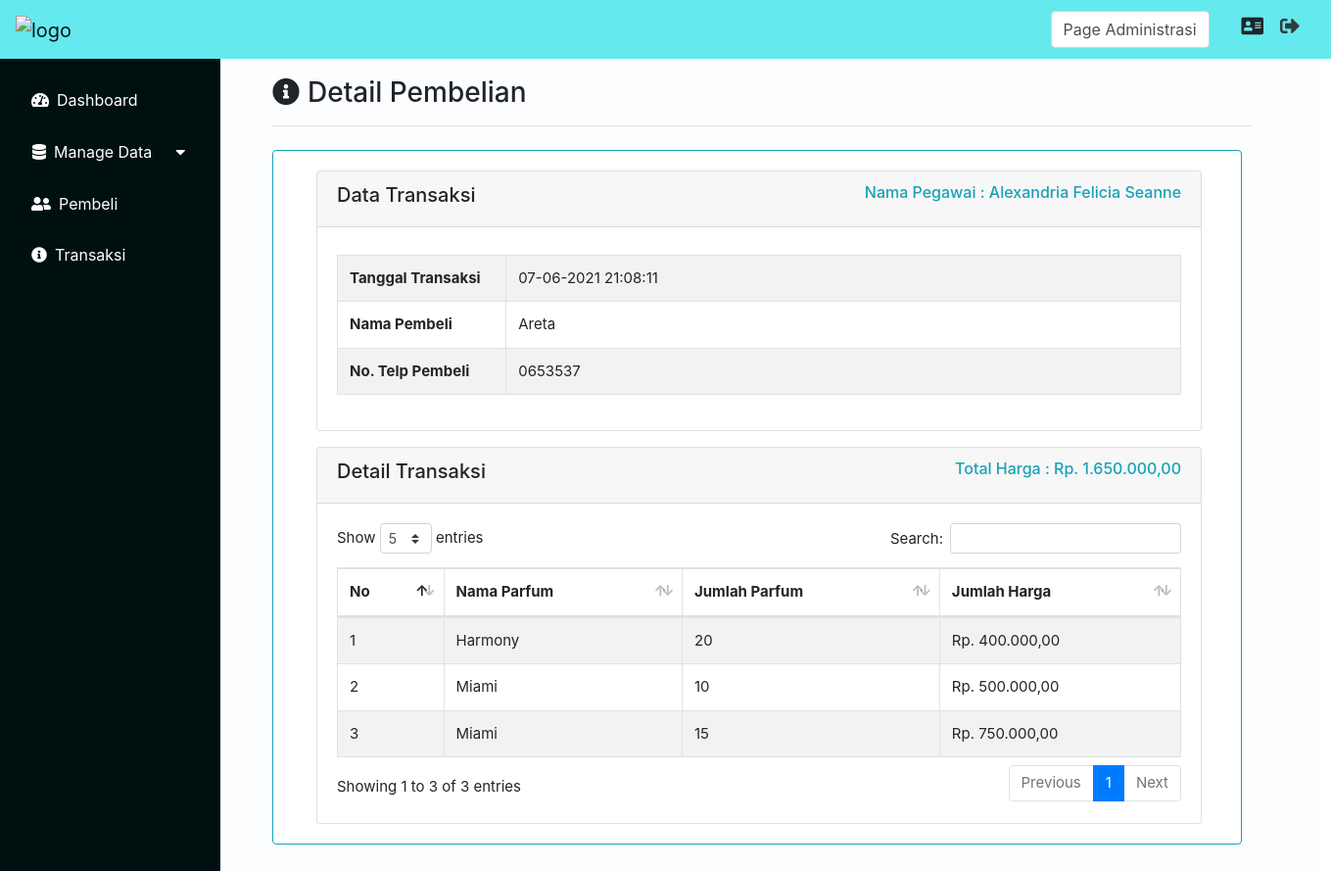
Page /index.php?page=Transaksi&aksi=detailTransaksi&idTransaksi=1 (signed in) on the committed database.
### tables this page shows
CREATE TABLE `transaksi` (
  `id_transaksi` int(11) NOT NULL,
  `pembeli_id` int(11) NOT NULL,
  `pegawai_id` int(11) NOT NULL,
  `tanggal` datetime NOT NULL,
  `status_transaksi` int(11) NOT NULL
);

CREATE TABLE `pegawai` (
  `id_pegawai` int(11) NOT NULL,
  `nik_pegawai` varchar(16) NOT NULL,
  `nama_pegawai` varchar(25) NOT NULL,
  `username_pegawai` varchar(15) NOT NULL,
  `password_pegawai` varchar(15) NOT NULL,
  `email_pegawai` varchar(25) NOT NULL,
  `notelp_pegawai` varchar(18) NOT NULL,
  `jabatan_id` int(11) NOT NULL
);

CREATE TABLE `pembeli` (
  `id_pembeli` int(11) NOT NULL,
  `nama_pembeli` varchar(25) NOT NULL,
  `notelp_pembeli` varchar(18) NOT NULL,
  `status_pembeli` int(11) NOT NULL
);

CREATE TABLE `detail_transaksi` (
  `parfum_id` int(11) NOT NULL,
  `transaksi_id` int(11) NOT NULL,
  `jumlah_parfum` int(11) NOT NULL
);

CREATE TABLE `parfum` (
  `id_parfum` int(11) NOT NULL,
  `kategori_id` int(11) NOT NULL,
  `nama_parfum` varchar(20) NOT NULL,
  `expired_parfum` date NOT NULL,
  `harga_parfum` float NOT NULL,
  `stok` int(11) DEFAULT NULL
);

### Controller/TransaksiController.php (called while the page is built, shortened)
<?php
class TransaksiController
{
    private $model, $kategori;
    public function __construct()
    {
        $this->model = new TransaksiModel();
    }
    public function viewDetailTransaksi()
    {
        $idTransaksi = $_GET['idTransaksi'];
        $detailTransaksi = $this->model->getDetailTransaksi($idTransaksi);
        $total = $this->model->getTotalHarga($idTransaksi);
        $transaksi = $this->model->getTransaksiByID($idTransaksi);
        extract($detailTransaksi);
        extract($transaksi);
        extract($total);
        require_once("View/Transaksi/detailTransaksi.php");
    }
}

### koneksi.php (called while the page is built, shortened)
<?php
function koneksi()
{
    $db_host = "localhost";
    $db_user = "root";
    $db_password = "";
    $db_database = "db_TokoParfum";
    try {
        return new mysqli($db_host, $db_user, $db_password, $db_database);
    } catch (Exception $e) {
        echo "Terjadi Kesalahan koneksi database";
    }
}

### Model/TransaksiModel.php (called while the page is built, shortened)
<?php
class TransaksiModel
{
    public function getDetailTransaksi($idTransaksi)
    {
        $sql = "SELECT detail_transaksi.transaksi_id,parfum.nama_parfum,
        detail_transaksi.jumlah_parfum, detail_transaksi.parfum_id,
        detail_transaksi.jumlah_parfum * parfum.harga_parfum AS jumlah_harga
        FROM detail_transaksi
        JOIN parfum ON detail_transaksi.parfum_id = parfum.id_parfum
        WHERE detail_transaksi.transaksi_id = $idTransaksi";
        $query = koneksi()->query($sql);
        $hasil = [];
        while ($detailTransaksi = $query->fetch_assoc()) {
            $hasil[] = $detailTransaksi;
        }
        return $hasil;
    }
    public function getTotalHarga($idTransaksi)
    {
        $sql = "SELECT SUM(detail_transaksi.jumlah_parfum * parfum.harga_parfum) AS totalHarga
        FROM detail_transaksi
        JOIN transaksi ON detail_transaksi.transaksi_id = transaksi.id_transaksi
        JOIN parfum ON detail_transaksi.parfum_id = parfum.id_parfum
        WHERE detail_transaksi.transaksi_id = $idTransaksi ";
        $query = koneksi()->query($sql);
        return $query->fetch_assoc();
    }
    public function getTransaksiByID($idTransaksi)
    {
        $sql = "SELECT transaksi.tanggal, pembeli.nama_pembeli, pembeli.notelp_pembeli,
        pegawai.nama_pegawai  FROM transaksi
        JOIN pembeli ON transaksi.pembeli_id = pembeli.id_pembeli
        JOIN pegawai ON transaksi.pegawai_id = pegawai.id_pegawai
        WHERE transaksi.id_transaksi = $idTransaksi";
        $query = koneksi()->query($sql);
        return $query->fetch_assoc();
    }
}

### View/Transaksi/detailTransaksi.php (the view)
<div class="col-md-10 p-5 pt-2">
    <h3><i class="fas fa-info-circle mr-2 mt-3"></i>Detail Pembelian</h3>
    <hr class="garis">
    <div class="card mt-4 border-info">
        <div class="card-body ml-2 mr-2">
            <div class="card mb-3 ml-3" style="width: 97%;">
                <div class="card-header">
                    <div class="row">
                        <div class="col-md-6">
                            <h5>Data Transaksi</h5>
                        </div>
                        <div class="col-md-6">
                            <h6 class="float-right text-info">Nama Pegawai : <?= $transaksi['nama_pegawai'] ?></h6>
                        </div>
                    </div>
                </div>
                <div class="card-body">
                    <table class="table table-bordered table-striped mt-2">
                        <tbody>
                            <tr>
                                <th width="20%">Tanggal Transaksi</th>
                                <td> <?= date('d-m-Y H:i:s', strtotime($transaksi['tanggal'])); ?></td>
                            </tr>
                            <tr>
                                <th width="20%">Nama Pembeli</th>
                                <td> <?= $transaksi['nama_pembeli'] ?></td>
                            </tr>
                            <tr>
                                <th width="20%">No. Telp Pembeli</th>
                                <td> <?= $transaksi['notelp_pembeli'] ?></td>
                            </tr>
                        </tbody>
                    </table>
                </div>
            </div>
            <div class="card ml-3" style="width: 97%;">
                <div class="card-header">
                    <div class="row">
                        <div class="col-md-6">
                            <h5>Detail Transaksi</h5>
                        </div>
                        <div class="col-md-6">
                            <h6 class="float-right text-info">Total Harga : Rp. <?= number_format($total['totalHarga'], 2, ',', '.') ?></h6>
                        </div>
                    </div>
                </div>
                <div class="card-body">
                    <table id="example" class="table table-striped table-bordered" style="width:100%">
                        <thead>
                            <tr>
                                <th scope="col">No</th>
                                <th scope="col">Nama Parfum</th>
                                <th scope="col">Jumlah Parfum</th>
                                <th scope="col">Jumlah Harga</th>
                            </tr>
                        </thead>
                        <tbody>
                            <?php $no = 1;
                            foreach ($detailTransaksi as $row) : ?>
                                <tr>
                                    <td scope="row"><?= $no ?></td>
                                    <td><?= $row['nama_parfum'] ?></td>
                                    <td><?= $row['jumlah_parfum'] ?></td>
                                    <td>Rp. <?= number_format($row['jumlah_harga'], 2, ',', '.') ?></td>
                                </tr>
                            <?php $no++;
                            endforeach; ?>
                        </tbody>
                    </table>
                </div>
            </div>
        </div>
    </div>
</div>

### assets/css/solid.css (style rules this page uses)
.fa, .fas { font-family: 'Font Awesome 5 Free'; font-weight: 900; }

### assets/css/allprogramview.css (style rules this page uses)
.card { width: 990px; }
.garis { width: 1000px; background-color: rgba(240, 248, 255, 0); }

### rows in the picture
transaksi: pegawai.nama_pegawai "Alexandria Felicia Seanne", tanggal "07-06-2021 21:08:11", pembeli.nama_pembeli "Areta", pembeli.notelp_pembeli "0653537"
detail_transaksi: parfum.nama_parfum "Harmony", jumlah_parfum "20", jumlah_harga "400.000,00"
detail_transaksi: parfum.nama_parfum "Miami", jumlah_parfum "10", jumlah_harga "500.000,00"
detail_transaksi: parfum.nama_parfum "Miami", jumlah_parfum "15", jumlah_harga "750.000,00"

### other values in the picture
$_SESSION['jabatan'] "Administrasi"
$total['totalHarga'] "1.650.000,00"
